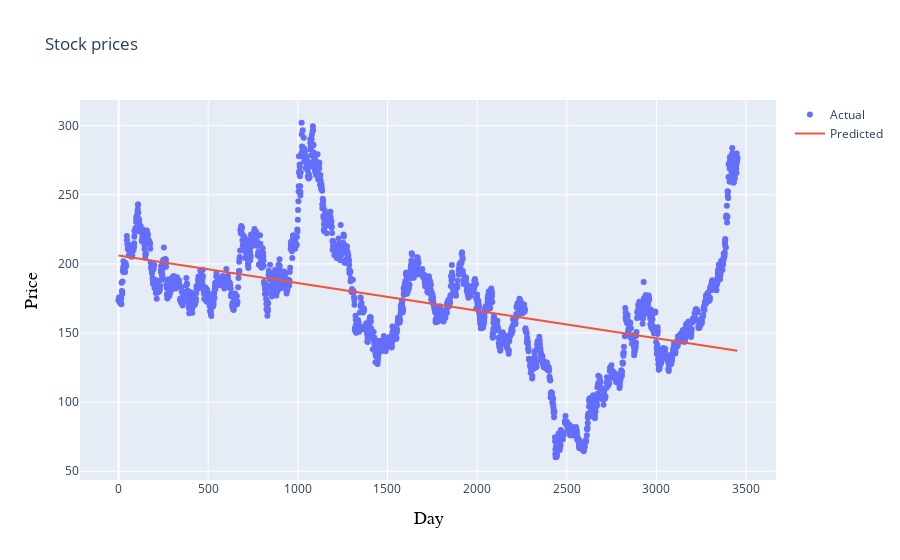

Notebook source saved alongside this figure:
### Code cell
iplot(plot2)

### Figure 1 — Plotly figure (JSON) as saved in the notebook; plotly's stock layout.template omitted (floating-point values rounded to 4 significant figures; data arrays with more than 128 entries replaced by an {"elided": "..."} marker saying what was removed)
{"data": [{"mode": "markers", "name": "Actual", "type": "scatter", "x": {"elided": "2417 int values"}, "y": {"elided": "2417 float values"}}, {"mode": "lines", "name": "Predicted", "type": "scatter", "x": {"elided": "2417 int values"}, "y": {"elided": "2417 float values"}}], "layout": {"title": {"text": "Stock prices"}, "xaxis": {"title": {"font": {"color": "black", "family": "Courier New,monospace", "size": 18}, "text": "Day"}}, "yaxis": {"title": {"font": {"color": "black", "family": "Courier New,monospace", "size": 18}, "text": "Price"}}}}
